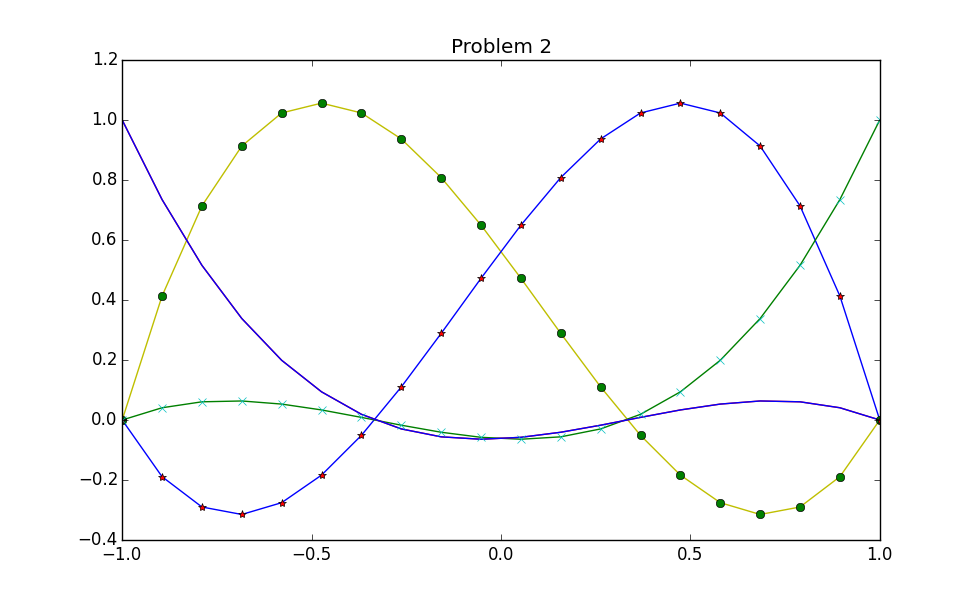

Python code for this plot:
from numpy import linspace, array, polyval
import matplotlib.pyplot as plt

xi1 = -1.0
xi2 = -1.0/3.0
xi3 = 1.0/3.0
xi4 = 1.0

psi = lambda x, xi, xi_i, xi_j, xi_k: ((x-xi_i)*(x-xi_j)*(x-xi_k))/\
	  ((xi - xi_i)*(xi - xi_j)*(xi - xi_k))
psi1 = lambda x: psi(x, xi1, xi2, xi3, xi4)
psi2 = lambda x: psi(x, xi2, xi1, xi3, xi4)
psi3 = lambda x: psi(x, xi3, xi1, xi2, xi4)
psi4 = lambda x: psi(x, xi4, xi1, xi2, xi3)

p1 = array([ -9.0/16,  9.0/16,   1.0/16, -1.0/16])
p2 = array([ 27.0/16, -9.0/16, -27.0/16,  9.0/16])
p3 = array([-27.0/16, -9.0/16,  27.0/16,  9.0/16])
p4 = array([  9.0/16,  9.0/16,  -1.0/16, -1.0/16])

x = linspace(-1, 1, 20)

plt.plot(x, psi2(x), 'y', x, psi3(x), 'b', x, psi4(x), 'g',x, psi1(x), 'r' )
plt.plot(x, polyval(p1, x), '-', x, polyval(p2, x),'o', x, polyval(p3, x), '*', x, polyval(p4,x),'x')
plt.title('Problem 2')
plt.show()
